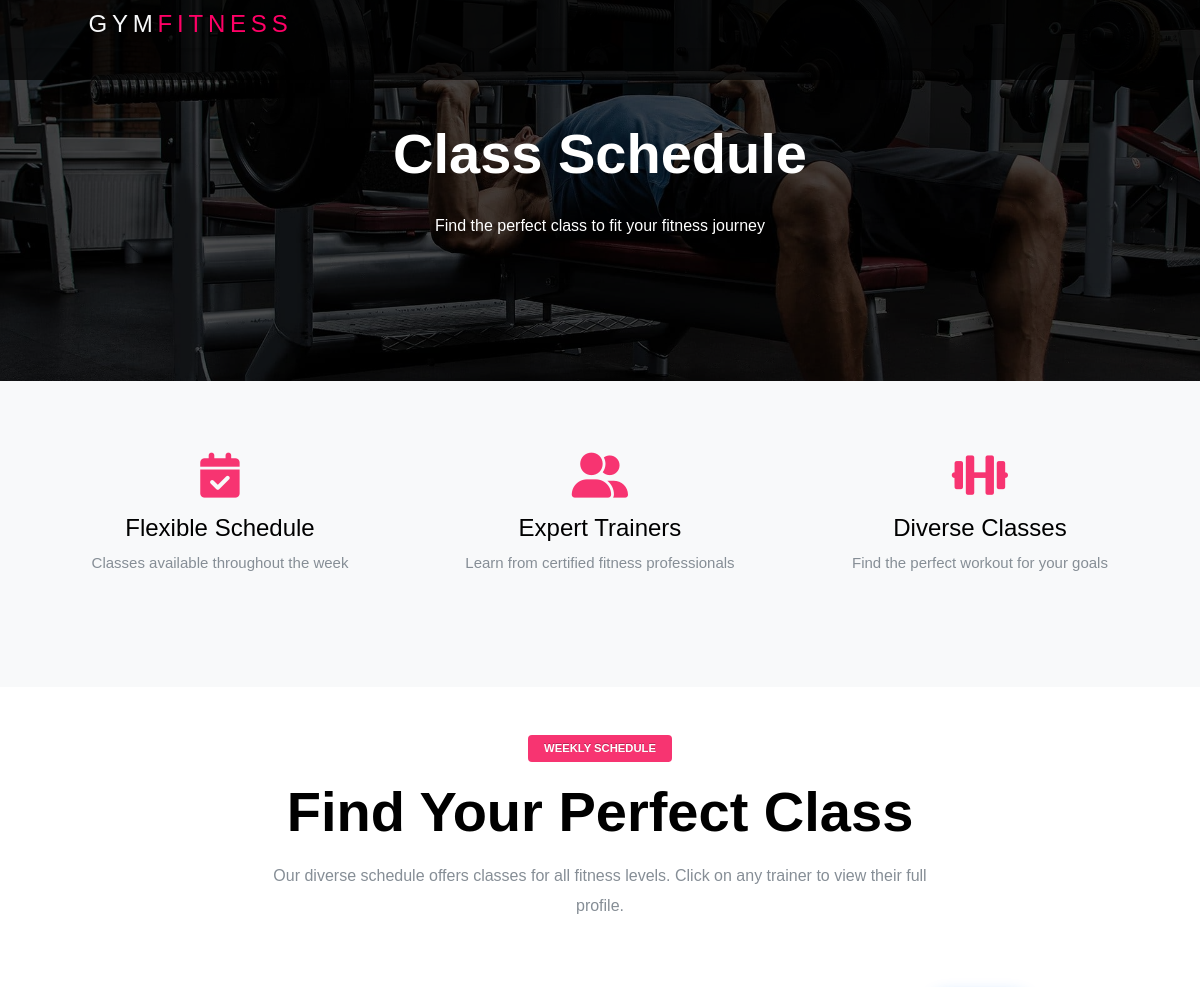
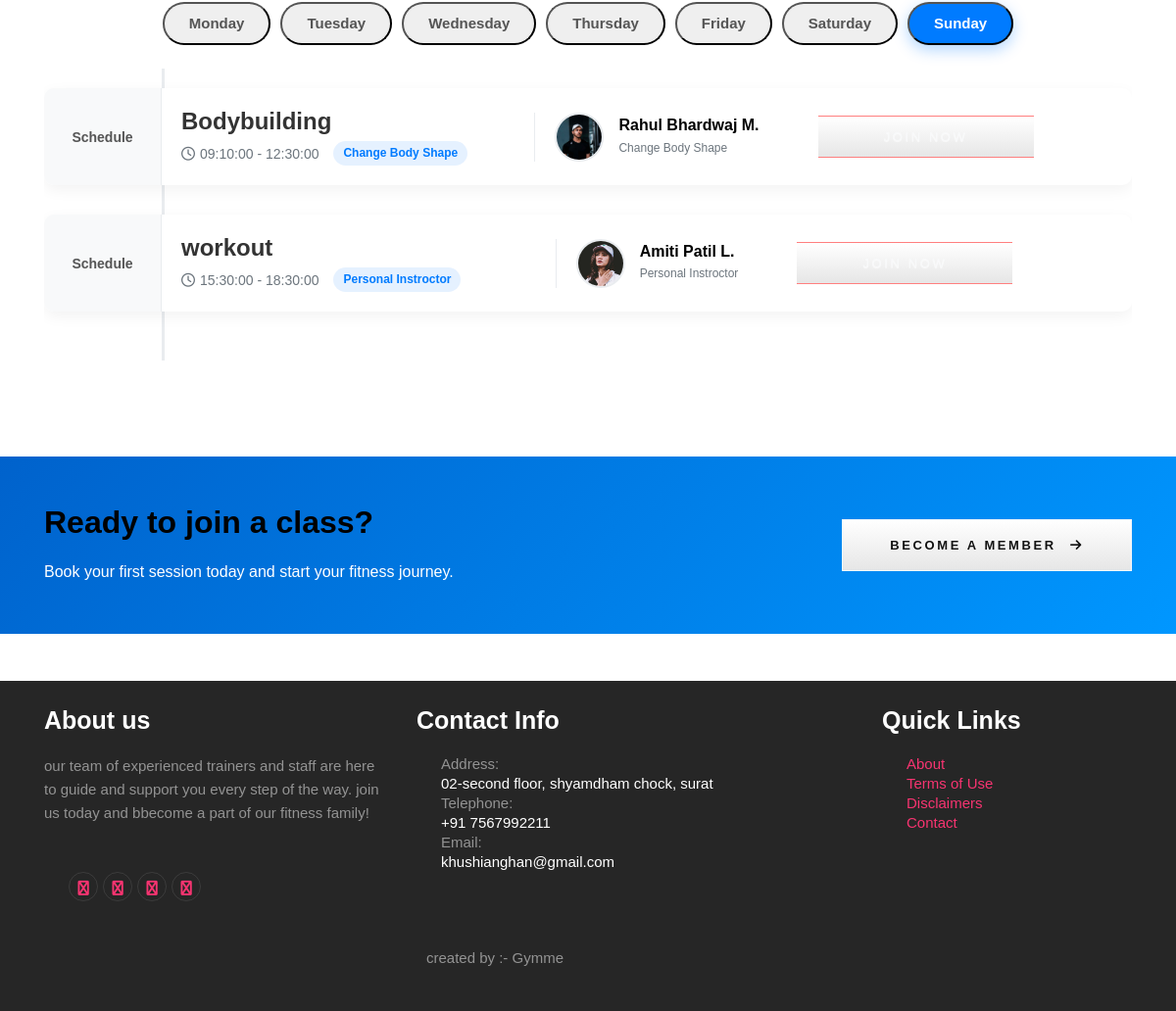
Page /schedules.php on the committed database (2 pictures, top to bottom).
### tables this page shows
CREATE TABLE `schedule` (
  `schedule_id` int(11) NOT NULL,
  `schedule_day` varchar(100) NOT NULL,
  `schedule_name` varchar(255) DEFAULT NULL,
  `trainer_id` int(11) NOT NULL,
  `start_time` time DEFAULT NULL,
  `end_time` time DEFAULT NULL,
  `price` varchar(50) NOT NULL,
  `created_at` timestamp NOT NULL DEFAULT current_timestamp()
);

CREATE TABLE `trainers` (
  `id` int(11) NOT NULL,
  `name` varchar(100) NOT NULL,
  `email` varchar(100) NOT NULL,
  `phone` varchar(15) NOT NULL,
  `specialization` varchar(100) NOT NULL,
  `experience` int(11) NOT NULL COMMENT 'Experience in years',
  `gender` enum('male','female','other') NOT NULL,
  `joining_date` date DEFAULT curdate(),
  `working_hours` varchar(50) NOT NULL COMMENT 'e.g. 6AM-10PM',
  `qualification` varchar(255) DEFAULT NULL,
  `image` varchar(255) DEFAULT NULL,
  `salary` decimal(10,2) NOT NULL,
  `status` enum('active','inactive') DEFAULT 'active',
  `created_at` timestamp NOT NULL DEFAULT current_timestamp(),
  `updated_at` timestamp NOT NULL DEFAULT current_timestamp() ON UPDATE current_timestamp()
);

### schedules.php (the view, shortened to what this page needs)
<?php
include "connection.php";
$query = "
    SELECT s.*,t.*
    FROM schedule s
    LEFT JOIN trainers t ON s.trainer_id = t.id
    ";
$result = mysqli_query($con, $query);
$schedulesByDay = [];
if (mysqli_num_rows($result) > 0) {
    while ($row = mysqli_fetch_assoc($result)) {
        $day =$row['schedule_day'];
        if (!isset($schedulesByDay[$day])) {
            $schedulesByDay[$day] = [];
        }
        $schedulesByDay[$day][] = $row;
    }
}
$days = array_keys($schedulesByDay);
include "include/header.php";
?>
<link rel="stylesheet" href="https://cdnjs.cloudflare.com/ajax/libs/font-awesome/6.0.0/css/all.min.css">
<link rel="stylesheet" href="css/schedule.css">
</head>
<body>
<?php include "include/nav.php"; ?>
<section class="schedule-hero" style="background: linear-gradient(rgba(0, 0, 0, 0.7), rgba(0, 0, 0, 0.7)), url('img/4.jpg') no-repeat center center/cover; padding: 120px 0;">
    <div class="container">
        <div class="row justify-content-center text-center">
            <div class="col-lg-8">
                <h1 class="text-white font-weight-bold mb-4 display-4 animate__animated animate__fadeInUp">Class Schedule</h1>
                <p class="lead text-white animate__animated animate__fadeInUp animate__delay-1s">Find the perfect class to fit your fitness journey</p>
            </div>
        </div>
    </div>
</section>
<section class="py-5 bg-light">
    <div class="container">
        <div class="row text-center">
            <div class="col-md-4 mb-4">
                <div class="p-4">
                    <i class="fas fa-calendar-check fa-3x text-primary mb-3"></i>
                    <h4>Flexible Schedule</h4>
                    <p class="text-muted">Classes available throughout the week</p>
                </div>
            </div>
            <div class="col-md-4 mb-4">
                <div class="p-4">
                    <i class="fas fa-user-friends fa-3x text-primary mb-3"></i>
                    <h4>Expert Trainers</h4>
                    <p class="text-muted">Learn from certified fitness professionals</p>
                </div>
            </div>
            <div class="col-md-4 mb-4">
                <div class="p-4">
                    <i class="fas fa-dumbbell fa-3x text-primary mb-3"></i>
                    <h4>Diverse Classes</h4>
                    <p class="text-muted">Find the perfect workout for your goals</p>
                </div>
            </div>
        </div>
    </div>
</section>
<section class="schedule-section py-5">
    <div class="container">
        <div class="row text-center mb-5">
            <div class="col-md-12">
                <span class="badge bg-primary text-white px-3 py-2 rounded-pill mb-3">WEEKLY SCHEDULE</span>
                <h2 class="section-title display-4 mb-3">Find Your Perfect Class</h2>
                <p class="text-muted lead mx-auto" style="max-width: 700px;">Our diverse schedule offers classes for all fitness levels. Click on any trainer to view their full profile.</p>
            </div>
        </div>
        <div class="schedule-tabs">
            <ul class="nav nav-pills mb-4 justify-content-center" id="scheduleTabs" role="tablist">
                <?php foreach ($days as $index => $day): ?>
                <li class="nav-item" role="presentation">
                    <button class="nav-link <?= $index === 0 ? 'active' : '' ?>"
                            id="<?= strtolower($day) ?>-tab"
                            data-toggle="pill"
                            data-target="#<?= strtolower($day) ?>"
                            type="button"
                            role="tab"
                            aria-controls="<?= strtolower($day) ?>"
                            aria-selected="<?= $index === 0 ? 'true' : 'false' ?>">
                        <?= $day ?>
                    </button>
                </li>
                <?php endforeach; ?>
            </ul>
            <div class="tab-content" id="scheduleTabContent">
                <?php foreach ($days as $index => $day): ?>
                <div class="tab-pane fade <?= $index === 0 ? 'show active' : '' ?>"
                     id="<?= strtolower($day) ?>"
                     role="tabpanel"
                     aria-labelledby="<?= strtolower($day) ?>-tab">
                    <div class="schedule-timeline">
                        <?php foreach ($schedulesByDay[$day] as $schedule):
                            $start_time = $schedule['start_time'];
                            $end_time = $schedule['end_time'];
                            $trainer_name = !empty($schedule['name']) ? $schedule['name'] : 'Unassigned';
                            $trainer_img = !empty($schedule['image']) ? 'admin/uploads/trainers/' . $schedule['image'] : 'img/default-avatar.png';
                            $specialization = !empty($schedule['specialization']) ? $schedule['specialization'] : 'General Fitness';
                        ?>
                        <div class="schedule-item">
                            <div class="schedule-time">
                                <span class="time">Schedule</span>
                            </div>
                            <div class="schedule-content">
                                <div class="class-info">
                                    <h4><?= $schedule['schedule_name'] ?></h4>
                                    <div class="class-meta">
                                        <span><i class="far fa-clock"></i> <?= $start_time ?> - <?= $end_time ?></span>
                                        <span class="class-type"><?= $specialization ?></span>
                                    </div>
                                </div>
                                <div class="trainer-info">
                                    <?php if (!empty($schedule['id'])): ?>
                                    <a href="http://localhost/gymphp/trainers/profile.php?id=<?= $schedule['id'] ?>" class="trainer-link">
                                        <div class="trainer-avatar">
                                            <img src="<?= $trainer_img ?>" alt="<?= $trainer_name ?>">
                                        </div>
                                        <div class="trainer-details">
                                            <h5><?= $trainer_name ?></h5>
                                            <span class="trainer-role"><?= $specialization ?></span>
                                        </div>
                                    </a>
                                    <?php endif; ?>
                                </div>
                                <div class="class-info" >
                                    <a href="appointment.php?id=<?= $schedule['schedule_id'] ?>" class="join_btn btn btn-grey">Join Now</a>
                                </div>
                            </div>
                        </div>
                        <?php endforeach; ?>
                    </div>
                </div>
                <?php endforeach; ?>
            </div>
        </div>
    </div>
</section>
<section class="py-5 text-white" style="background: linear-gradient(135deg, #0062cc, #0097ff);">
    <div class="container">
        <div class="row align-items-center">
            <div class="col-lg-8 mb-4 mb-lg-0">
                <h2 class="font-weight-bold mb-3">Ready to join a class?</h2>
                <p class="lead mb-0">Book your first session today and start your fitness journey.</p>
            </div>
            <div class="col-lg-4 text-lg-right">
                <a href="plan.php" class="btn btn-light btn-lg px-5 py-3 rounded-pill font-weight-bold">Become a Member <i class="fas fa-arrow-right ml-2"></i></a>
            </div>
        </div>
    </div>
</section>
<br>
<br>
<?php include "include/footer.php"; ?>
</body>
</html>

### css/style.css (style rules this page uses)
html { overflow-x: hidden; }
body { background: #fff; font-weight: 400; font-family: 'Poppins', sans-serif; font-size: 15px; line-height: 1.8; color: #868e96; }
h1, h2, h3, h4, h5 { color: #000; }
.btn, .form-control { outline: none; -webkit-box-shadow: none !important; box-shadow: none !important; border-radius: 0px !important; }
.btn { font-size: 13px; text-transform: uppercase; letter-spacing: .2em; }
body { margin: 0; font-family: Arial, sans-serif; }
.lead { font-size: 16px; }

### css/schedule.css (style rules this page uses)
body { font-family: "Poppins", sans-serif; color: #333; }
.section-title { font-weight: 700; position: relative; }
.animate__animated { animation-duration: 1s; }
.animate__fadeInUp { animation-name: fadeInUp; }
.animate__delay-1s { animation-delay: 0.3s; }
.schedule-tabs { margin-bottom: 50px; }
.nav-pills .nav-link { border-radius: 30px; padding: 10px 25px; margin: 0 5px; font-weight: 600; color: #555; transition: all 0.3s ease; }
.nav-pills .nav-link.active { background-color: #007bff; color: white; box-shadow: 0 5px 15px rgba(0, 123, 255, 0.3); }
.schedule-timeline { position: relative; padding: 20px 0; }
.schedule-timeline::before { content: ""; position: absolute; top: 0; bottom: 0; left: 120px; width: 3px; background-color: #e9ecef; }
.schedule-item { position: relative; display: flex; margin-bottom: 30px; background-color: white; border-radius: 10px; box-shadow: 0 5px 15px rgba(0, 0, 0, 0.05); overflow: hidden; transition: all 0.3s ease; }
.schedule-time { width: 120px; padding: 20px 15px; background-color: #f8f9fa; text-align: center; font-weight: 600; display: flex; align-items: center; justify-content: center; border-right: 1px solid #e9ecef; }
.schedule-time .time { font-size: 14px; color: #555; }
.schedule-content { flex: 1; display: flex; justify-content: space-between; align-items: center; padding: 20px; }
.class-info { flex: 1; }
.class-info h4 { margin-bottom: 5px; font-weight: 600; color: #333; }
.class-meta { display: flex; flex-wrap: wrap; gap: 15px; font-size: 14px; color: #6c757d; }
.class-meta span { display: flex; align-items: center; }
.class-meta i { margin-right: 5px; }
.class-type { background-color: rgba(0, 123, 255, 0.1); color: #007bff; padding: 3px 10px; border-radius: 20px; font-size: 12px; font-weight: 600; }
.trainer-info { display: flex; align-items: center; padding-left: 20px; border-left: 1px solid #e9ecef; }
.trainer-link { display: flex; align-items: center; color: inherit; text-decoration: none; transition: all 0.3s ease; }
.trainer-avatar { width: 50px; height: 50px; border-radius: 50%; overflow: hidden; margin-right: 15px; border: 2px solid #e9ecef; }
.trainer-avatar img { width: 100%; height: 100%; object-fit: cover; }
.trainer-details h5 { margin-bottom: 0; font-size: 16px; font-weight: 600; }
.trainer-role { font-size: 12px; color: #6c757d; }
.join_btn { width:220px; margin:0 0 0 60px; background-color: rgba(255, 0, 0, 0.5); color: #f8f9fa; }

### include/header.php (style rules this page uses)
body { font-family: "Poppins", sans-serif; line-height: 1.6; }

### rows in the picture
schedule: schedule_name "Bodybuilding", start_time "09:10:00", end_time "12:30:00", trainer.specialization "Change Body Shape", trainer.image (picture), trainer.name "Rahul Bhardwaj M."
schedule: schedule_name "workout", start_time "15:30:00", end_time "18:30:00", trainer.specialization "Personal Instroctor", trainer.image (picture), trainer.name "Amiti Patil L."

### other values in the picture
$day "Monday"
$day "Tuesday"
$day "Wednesday"
$day "Thursday"
$day "Friday"
$day "Saturday"
$day "Sunday"
